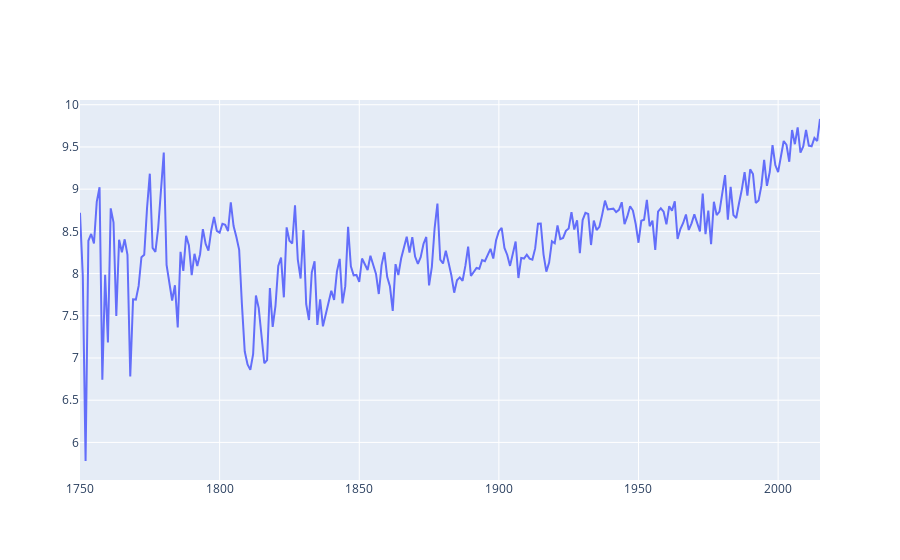

The cell this chart's notebook holds for it:
### Markdown cell above
# Chart: Average Land Temperature 1750 - 2015

### Code cell
trace=go.Scatter(
    x=global3['dt'],
    y=global3['LandAverageTemperature'],
    mode='lines',
    )
data=[trace]

py.iplot(data, filename='line-mode')

### Figure 1 — Plotly figure (JSON) as saved in the notebook; plotly's stock layout.template omitted (floating-point values rounded to 4 significant figures; data arrays with more than 128 entries replaced by an {"elided": "..."} marker saying what was removed)
{"data": [{"mode": "lines", "type": "scatter", "x": {"elided": "266 int values"}, "y": {"elided": "266 float values"}}], "layout": {}}
